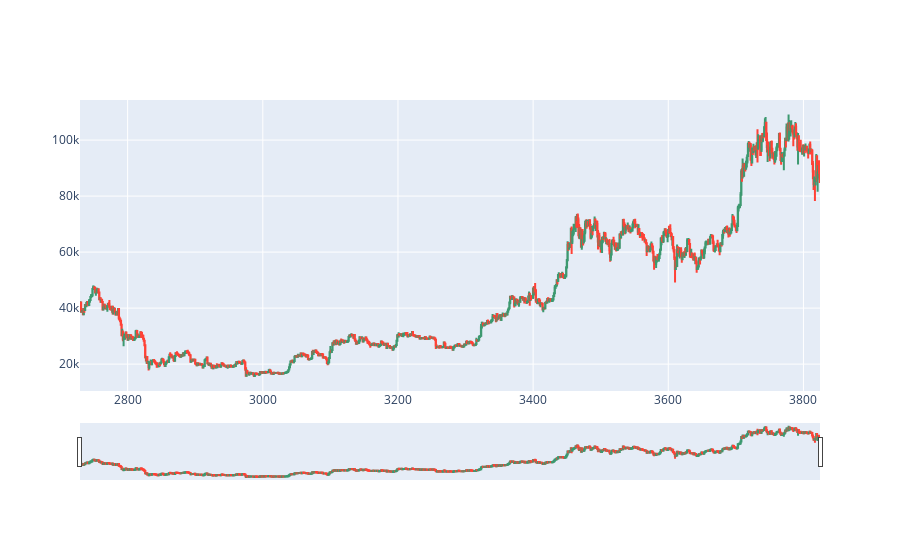

Write notebook code for a chart like this one.
### Code cell
dfpl = data[2730:3825]

fig = go.Figure(data=[go.Candlestick(x=dfpl.index,
                                     open=dfpl['Open'],
                                     high=dfpl['High'],
                                     low=dfpl['Low'],
                                     close=dfpl['Close'])])

fig.show()

### Figure 1 — Plotly figure (JSON) as saved in the notebook; plotly's stock layout.template omitted (floating-point values rounded to 4 significant figures; data arrays with more than 128 entries replaced by an {"elided": "..."} marker saying what was removed)
{"data": [{"close": {"elided": "1095 float values"}, "high": {"elided": "1095 float values"}, "low": {"elided": "1095 float values"}, "open": {"elided": "1095 float values"}, "type": "candlestick", "x": {"elided": "1095 int values"}}], "layout": {}}
